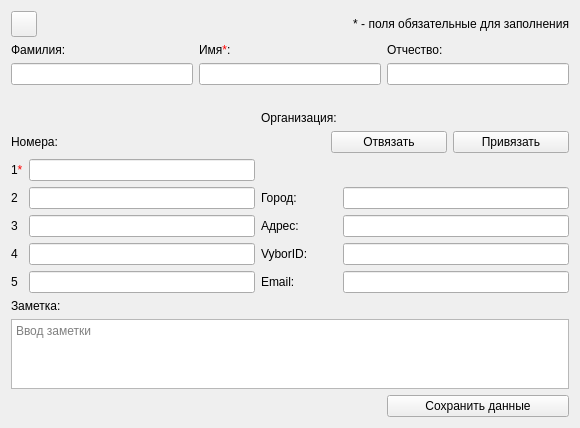
<?xml version="1.0" encoding="UTF-8"?>
<ui version="4.0">
 <class>EditContactDialog</class>
 <widget class="QDialog" name="EditContactDialog">
  <property name="geometry">
   <rect>
    <x>0</x>
    <y>0</y>
    <width>580</width>
    <height>419</height>
   </rect>
  </property>
  <property name="windowTitle">
   <string>Редактирование физ. лица</string>
  </property>
  <property name="windowIcon">
   <iconset resource="images.qrc">
    <normaloff>:/images/outcall-logo.png</normaloff>:/images/outcall-logo.png</iconset>
  </property>
  <layout class="QGridLayout" name="gridLayout_11">
   <item row="0" column="0">
    <layout class="QGridLayout" name="gridLayout_10">
     <item row="0" column="0">
      <layout class="QGridLayout" name="gridLayout_5">
       <item row="0" column="1">
        <widget class="QLabel" name="label_13">
         <property name="text">
          <string>* - поля обязательные для заполнения</string>
         </property>
         <property name="alignment">
          <set>Qt::AlignRight|Qt::AlignTrailing|Qt::AlignVCenter</set>
         </property>
        </widget>
       </item>
       <item row="0" column="0">
        <widget class="QPushButton" name="backButton">
         <property name="minimumSize">
          <size>
           <width>26</width>
           <height>26</height>
          </size>
         </property>
         <property name="maximumSize">
          <size>
           <width>26</width>
           <height>26</height>
          </size>
         </property>
         <property name="toolTip">
          <string>Вернуться к резюме</string>
         </property>
         <property name="text">
          <string/>
         </property>
         <property name="icon">
          <iconset resource="images.qrc">
           <normaloff>:/images/arrowBack.png</normaloff>:/images/arrowBack.png</iconset>
         </property>
         <property name="iconSize">
          <size>
           <width>24</width>
           <height>24</height>
          </size>
         </property>
         <property name="autoDefault">
          <bool>false</bool>
         </property>
        </widget>
       </item>
      </layout>
     </item>
     <item row="1" column="0">
      <layout class="QHBoxLayout" name="horizontalLayout_4">
       <item>
        <layout class="QVBoxLayout" name="verticalLayout_5">
         <item>
          <widget class="QLabel" name="label_2">
           <property name="text">
            <string>Фамилия:</string>
           </property>
           <property name="alignment">
            <set>Qt::AlignBottom|Qt::AlignLeading|Qt::AlignLeft</set>
           </property>
          </widget>
         </item>
         <item>
          <widget class="QLineEdit" name="lastName">
           <property name="minimumSize">
            <size>
             <width>160</width>
             <height>0</height>
            </size>
           </property>
           <property name="focusPolicy">
            <enum>Qt::StrongFocus</enum>
           </property>
          </widget>
         </item>
         <item>
          <widget class="QLabel" name="label_31">
           <property name="text">
            <string/>
           </property>
          </widget>
         </item>
        </layout>
       </item>
       <item>
        <layout class="QVBoxLayout" name="verticalLayout_8">
         <item>
          <layout class="QVBoxLayout" name="verticalLayout_6">
           <item>
            <widget class="QLabel" name="label_3">
             <property name="text">
              <string>Имя&lt;span style = &quot;color: red;&quot;&gt;*&lt;/span&gt;:</string>
             </property>
             <property name="alignment">
              <set>Qt::AlignBottom|Qt::AlignLeading|Qt::AlignLeft</set>
             </property>
            </widget>
           </item>
           <item>
            <widget class="QLineEdit" name="firstName">
             <property name="minimumSize">
              <size>
               <width>160</width>
               <height>20</height>
              </size>
             </property>
             <property name="focusPolicy">
              <enum>Qt::StrongFocus</enum>
             </property>
            </widget>
           </item>
          </layout>
         </item>
         <item>
          <widget class="QLabel" name="label_15">
           <property name="text">
            <string/>
           </property>
           <property name="alignment">
            <set>Qt::AlignCenter</set>
           </property>
          </widget>
         </item>
        </layout>
       </item>
       <item>
        <layout class="QVBoxLayout" name="verticalLayout_7">
         <item>
          <widget class="QLabel" name="label_4">
           <property name="text">
            <string>Отчество:</string>
           </property>
          </widget>
         </item>
         <item>
          <widget class="QLineEdit" name="patronymic">
           <property name="minimumSize">
            <size>
             <width>160</width>
             <height>0</height>
            </size>
           </property>
           <property name="focusPolicy">
            <enum>Qt::StrongFocus</enum>
           </property>
          </widget>
         </item>
         <item>
          <widget class="QLabel" name="label_34">
           <property name="text">
            <string/>
           </property>
          </widget>
         </item>
        </layout>
       </item>
      </layout>
     </item>
    </layout>
   </item>
   <item row="1" column="0">
    <layout class="QGridLayout" name="gridLayout">
     <item row="0" column="2">
      <widget class="QLabel" name="label_7">
       <property name="text">
        <string>Организация:</string>
       </property>
      </widget>
     </item>
     <item row="0" column="3">
      <widget class="QLabel" name="label_org">
       <property name="text">
        <string/>
       </property>
      </widget>
     </item>
     <item row="1" column="0" colspan="2">
      <widget class="QLabel" name="label_5">
       <property name="text">
        <string>Номера:</string>
       </property>
      </widget>
     </item>
     <item row="1" column="2" colspan="2">
      <layout class="QHBoxLayout" name="horizontalLayout">
       <item>
        <spacer name="horizontalSpacer">
         <property name="orientation">
          <enum>Qt::Horizontal</enum>
         </property>
         <property name="sizeType">
          <enum>QSizePolicy::Fixed</enum>
         </property>
         <property name="sizeHint" stdset="0">
          <size>
           <width>70</width>
           <height>20</height>
          </size>
         </property>
        </spacer>
       </item>
       <item>
        <widget class="QPushButton" name="deleteOrgButton">
         <property name="maximumSize">
          <size>
           <width>16777215</width>
           <height>23</height>
          </size>
         </property>
         <property name="font">
          <font>
           <stylestrategy>PreferDefault</stylestrategy>
          </font>
         </property>
         <property name="focusPolicy">
          <enum>Qt::TabFocus</enum>
         </property>
         <property name="toolTip">
          <string>Отвязать организацию</string>
         </property>
         <property name="text">
          <string>Отвязать</string>
         </property>
         <property name="icon">
          <iconset resource="images.qrc">
           <normaloff>:/images/unbind.png</normaloff>:/images/unbind.png</iconset>
         </property>
         <property name="iconSize">
          <size>
           <width>24</width>
           <height>23</height>
          </size>
         </property>
         <property name="autoDefault">
          <bool>false</bool>
         </property>
        </widget>
       </item>
       <item>
        <widget class="QPushButton" name="addOrgButton">
         <property name="maximumSize">
          <size>
           <width>16777215</width>
           <height>23</height>
          </size>
         </property>
         <property name="focusPolicy">
          <enum>Qt::TabFocus</enum>
         </property>
         <property name="toolTip">
          <string>Привязать организацию</string>
         </property>
         <property name="text">
          <string>Привязать</string>
         </property>
         <property name="icon">
          <iconset resource="images.qrc">
           <normaloff>:/images/bind.png</normaloff>:/images/bind.png</iconset>
         </property>
         <property name="iconSize">
          <size>
           <width>24</width>
           <height>23</height>
          </size>
         </property>
         <property name="autoDefault">
          <bool>false</bool>
         </property>
        </widget>
       </item>
      </layout>
     </item>
     <item row="2" column="0">
      <widget class="QLabel" name="label_6">
       <property name="text">
        <string>1&lt;span style = &quot;color: red;&quot;&gt;*&lt;/span&gt;</string>
       </property>
      </widget>
     </item>
     <item row="2" column="1">
      <widget class="QLineEdit" name="firstNumber">
       <property name="focusPolicy">
        <enum>Qt::StrongFocus</enum>
       </property>
      </widget>
     </item>
     <item row="3" column="0">
      <widget class="QLabel" name="label_28">
       <property name="text">
        <string>2</string>
       </property>
      </widget>
     </item>
     <item row="3" column="1">
      <widget class="QLineEdit" name="secondNumber">
       <property name="focusPolicy">
        <enum>Qt::StrongFocus</enum>
       </property>
      </widget>
     </item>
     <item row="3" column="2">
      <widget class="QLabel" name="label_29">
       <property name="layoutDirection">
        <enum>Qt::LeftToRight</enum>
       </property>
       <property name="text">
        <string>Город:</string>
       </property>
       <property name="alignment">
        <set>Qt::AlignLeading|Qt::AlignLeft|Qt::AlignVCenter</set>
       </property>
      </widget>
     </item>
     <item row="3" column="3">
      <widget class="QLineEdit" name="city">
       <property name="focusPolicy">
        <enum>Qt::StrongFocus</enum>
       </property>
      </widget>
     </item>
     <item row="4" column="0">
      <widget class="QLabel" name="label_27">
       <property name="text">
        <string>3</string>
       </property>
      </widget>
     </item>
     <item row="4" column="1">
      <widget class="QLineEdit" name="thirdNumber">
       <property name="focusPolicy">
        <enum>Qt::StrongFocus</enum>
       </property>
      </widget>
     </item>
     <item row="4" column="2">
      <widget class="QLabel" name="label_10">
       <property name="text">
        <string>Адрес:</string>
       </property>
       <property name="alignment">
        <set>Qt::AlignLeading|Qt::AlignLeft|Qt::AlignVCenter</set>
       </property>
      </widget>
     </item>
     <item row="4" column="3">
      <widget class="QLineEdit" name="address">
       <property name="focusPolicy">
        <enum>Qt::StrongFocus</enum>
       </property>
      </widget>
     </item>
     <item row="5" column="0">
      <widget class="QLabel" name="label_18">
       <property name="text">
        <string>4</string>
       </property>
      </widget>
     </item>
     <item row="5" column="1">
      <widget class="QLineEdit" name="fourthNumber">
       <property name="focusPolicy">
        <enum>Qt::StrongFocus</enum>
       </property>
      </widget>
     </item>
     <item row="5" column="2">
      <widget class="QLabel" name="label_32">
       <property name="text">
        <string>VyborID:</string>
       </property>
       <property name="alignment">
        <set>Qt::AlignLeading|Qt::AlignLeft|Qt::AlignVCenter</set>
       </property>
      </widget>
     </item>
     <item row="5" column="3">
      <widget class="QLineEdit" name="vyborId">
       <property name="focusPolicy">
        <enum>Qt::StrongFocus</enum>
       </property>
      </widget>
     </item>
     <item row="6" column="0">
      <widget class="QLabel" name="label_33">
       <property name="text">
        <string>5</string>
       </property>
      </widget>
     </item>
     <item row="6" column="1">
      <widget class="QLineEdit" name="fifthNumber">
       <property name="focusPolicy">
        <enum>Qt::StrongFocus</enum>
       </property>
      </widget>
     </item>
     <item row="6" column="2">
      <widget class="QLabel" name="label_12">
       <property name="text">
        <string>Email:</string>
       </property>
       <property name="alignment">
        <set>Qt::AlignLeading|Qt::AlignLeft|Qt::AlignVCenter</set>
       </property>
      </widget>
     </item>
     <item row="6" column="3">
      <widget class="QLineEdit" name="email">
       <property name="focusPolicy">
        <enum>Qt::StrongFocus</enum>
       </property>
      </widget>
     </item>
     <item row="2" column="2" colspan="2">
      <widget class="QLabel" name="label_14">
       <property name="text">
        <string/>
       </property>
      </widget>
     </item>
    </layout>
   </item>
   <item row="2" column="0">
    <layout class="QGridLayout" name="gridLayout_7">
     <item row="0" column="0">
      <widget class="QLabel" name="label_16">
       <property name="text">
        <string>Заметка:</string>
       </property>
      </widget>
     </item>
     <item row="2" column="2">
      <widget class="QPushButton" name="saveButton">
       <property name="focusPolicy">
        <enum>Qt::StrongFocus</enum>
       </property>
       <property name="text">
        <string>Сохранить данные</string>
       </property>
       <property name="autoDefault">
        <bool>false</bool>
       </property>
      </widget>
     </item>
     <item row="1" column="0" colspan="3">
      <widget class="QTextEdit" name="comment">
       <property name="minimumSize">
        <size>
         <width>0</width>
         <height>0</height>
        </size>
       </property>
       <property name="focusPolicy">
        <enum>Qt::StrongFocus</enum>
       </property>
       <property name="tabChangesFocus">
        <bool>true</bool>
       </property>
       <property name="acceptRichText">
        <bool>false</bool>
       </property>
       <property name="placeholderText">
        <string>Ввод заметки</string>
       </property>
      </widget>
     </item>
    </layout>
   </item>
  </layout>
 </widget>
 <tabstops>
  <tabstop>lastName</tabstop>
  <tabstop>firstName</tabstop>
  <tabstop>patronymic</tabstop>
  <tabstop>firstNumber</tabstop>
  <tabstop>secondNumber</tabstop>
  <tabstop>thirdNumber</tabstop>
  <tabstop>fourthNumber</tabstop>
  <tabstop>fifthNumber</tabstop>
  <tabstop>city</tabstop>
  <tabstop>address</tabstop>
  <tabstop>vyborId</tabstop>
  <tabstop>email</tabstop>
  <tabstop>addOrgButton</tabstop>
  <tabstop>deleteOrgButton</tabstop>
  <tabstop>comment</tabstop>
  <tabstop>saveButton</tabstop>
 </tabstops>
 <resources>
  <include location="images.qrc"/>
 </resources>
 <connections/>
</ui>
